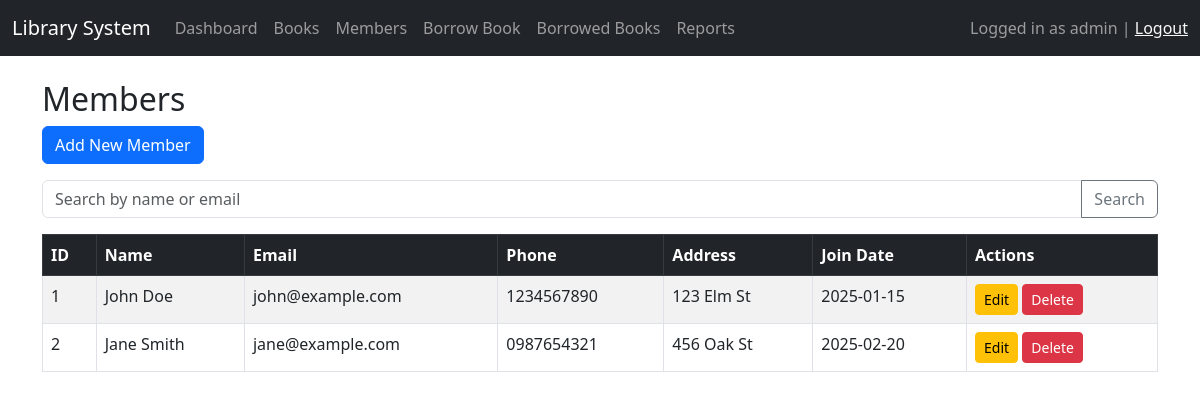
The page /members.php (signed in) on the database its author committed.
### tables this page shows
CREATE TABLE `members` (
  `id` int(11) NOT NULL,
  `name` varchar(100) NOT NULL,
  `email` varchar(100) DEFAULT NULL,
  `phone` varchar(20) DEFAULT NULL,
  `address` text DEFAULT NULL,
  `join_date` date DEFAULT curdate()
);

### members.php (the view, shortened to what this page needs)
<?php
include 'header.php';
$search_query = '';
$sql = "SELECT * FROM Members";
$result = $conn->query($sql);
?>
<h2>Members</h2>
<div class="mb-3">
  <a href="add_member.php" class="btn btn-primary">Add New Member</a>
</div>
<form class="mb-3" method="GET" action="members.php">
  <div class="input-group">
    <input type="text" name="search" value="<?php echo htmlspecialchars($search_query); ?>" class="form-control" placeholder="Search by name or email">
    <button type="submit" class="btn btn-outline-secondary">Search</button>
  </div>
</form>
<?php if ($result && $result->num_rows > 0): ?>
<table class="table table-bordered table-striped">
  <thead class="table-dark">
    <tr>
      <th>ID</th>
      <th>Name</th>
      <th>Email</th>
      <th>Phone</th>
      <th>Address</th>
      <th>Join Date</th>
      <th>Actions</th>
    </tr>
  </thead>
  <tbody>
    <?php while ($row = $result->fetch_assoc()): ?>
    <tr>
      <td><?php echo $row['id']; ?></td>
      <td><?php echo htmlspecialchars($row['name']); ?></td>
      <td><?php echo htmlspecialchars($row['email']); ?></td>
      <td><?php echo htmlspecialchars($row['phone']); ?></td>
      <td><?php echo htmlspecialchars($row['address']); ?></td>
      <td><?php echo $row['join_date']; ?></td>
      <td>
        <a href="edit_member.php?id=<?php echo $row['id']; ?>" class="btn btn-sm btn-warning">Edit</a>
        <a href="delete_member.php?id=<?php echo $row['id']; ?>" class="btn btn-sm btn-danger"
           onclick="return confirm('Are you sure you want to delete this member?');">Delete</a>
      </td>
    </tr>
    <?php endwhile; ?>
  </tbody>
</table>
<?php else: ?>
  <p>No members found.</p>
<?php endif; ?>
<?php include 'footer.php'; ?>

### rows shown on the page
members: id "1", name "John Doe", email "john@example.com", phone "1234567890", address "123 Elm St", join_date "2025-01-15"
members: id "2", name "Jane Smith", email "jane@example.com", phone "0987654321", address "456 Oak St", join_date "2025-02-20"

### other values the page prints
$_SESSION['username'] "admin"
